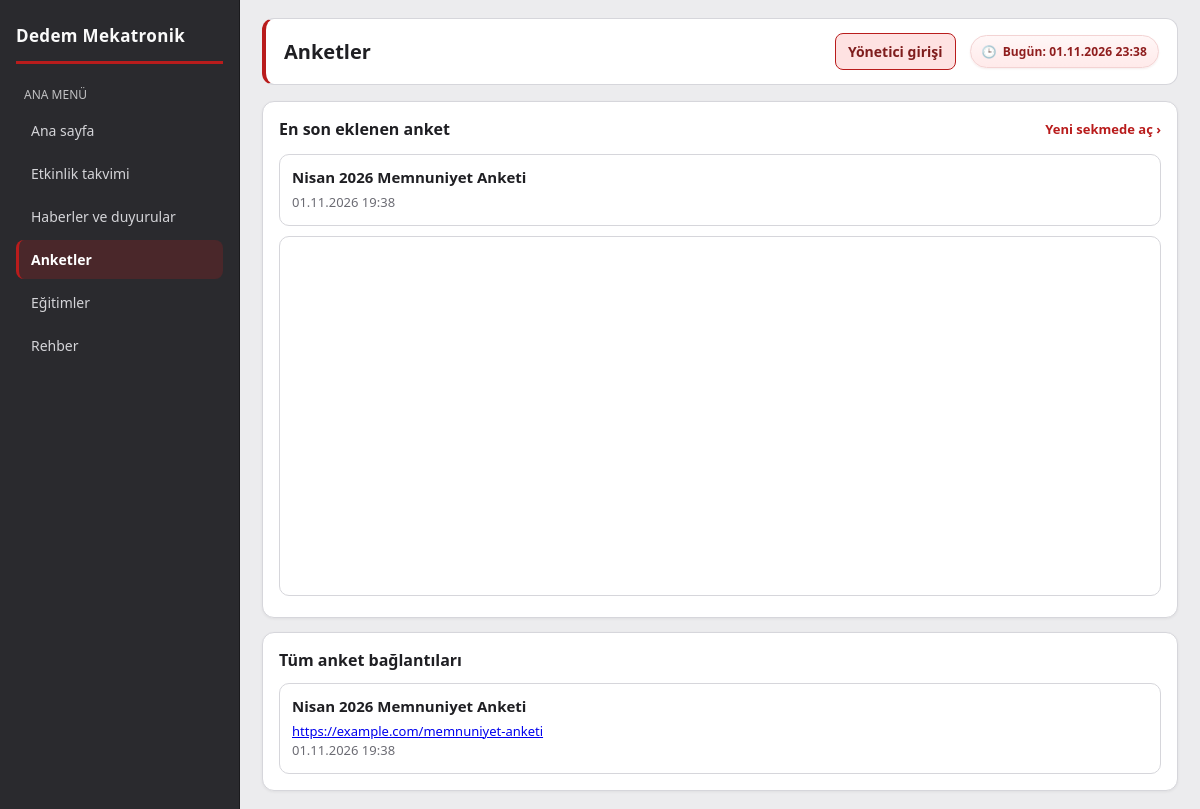
Page /surveys.php on the committed database.
### tables this page shows
CREATE TABLE IF NOT EXISTS survey_links (
    id INT AUTO_INCREMENT PRIMARY KEY,
    title VARCHAR(180) NOT NULL,
    survey_url TEXT NOT NULL,
    created_at DATETIME NOT NULL DEFAULT CURRENT_TIMESTAMP
);

### includes/repository.php (called while the page is built, shortened)
<?php
function ensureEngagementTables(PDO $pdo): void
{
    static $isReady = false;
    if ($isReady) {
        return;
    }
    $isReady = true;
}
function portalIframeSrcUrl(string $url): string
{
    $u = trim($url);
    $parts = parse_url($u);
    return $u;
}
function getLatestSurveyLink(PDO $pdo): array
{
    $stmt = $pdo->query('
        SELECT id, title, survey_url, created_at
        FROM survey_links
        ORDER BY id DESC
        LIMIT 1
    ');
    $row = $stmt->fetch();
    return $row ?: [];
}
function getSurveyLinksAdmin(PDO $pdo, int $limit = 20): array
{
    $stmt = $pdo->prepare('
        SELECT id, title, survey_url, created_at
        FROM survey_links
        ORDER BY created_at DESC, id DESC
        LIMIT :limit
    ');
    $stmt->bindValue(':limit', $limit, PDO::PARAM_INT);
    $stmt->execute();
    return $stmt->fetchAll();
}

### includes/bootstrap.php (called while the page is built, shortened)
<?php
$dbConfig = require __DIR__ . '/../config/database.php';
$dsn = sprintf(
    'mysql:host=%s;port=%d;dbname=%s;charset=%s',
    $dbConfig['host'],
    $dbConfig['port'],
    $dbConfig['dbname'],
    $dbConfig['charset']
);
try {
    $pdo = new PDO($dsn, $dbConfig['username'], $dbConfig['password'], [
        PDO::ATTR_ERRMODE => PDO::ERRMODE_EXCEPTION,
        PDO::ATTR_DEFAULT_FETCH_MODE => PDO::FETCH_ASSOC,
    ]);
    $pdo->exec('SET NAMES utf8mb4 COLLATE utf8mb4_unicode_ci');
    try {
        require_once __DIR__ . '/repository.php';
    } catch (Throwable $e) {
    }
} catch (PDOException $exception) {
    http_response_code(500);
    echo 'Veritabanı bağlantısı kurulamadı. Lütfen config/database.php ayarlarını kontrol edin.';
    exit;
}
function e(string $value): string
{
    return htmlspecialchars($value, ENT_QUOTES, 'UTF-8');
}

### surveys.php (the view, shortened to what this page needs)
<?php
require_once __DIR__ . '/includes/bootstrap.php';
require_once __DIR__ . '/includes/layout.php';
require_once __DIR__ . '/includes/repository.php';
$latestSurvey = getLatestSurveyLink($pdo);
$surveys = getSurveyLinksAdmin($pdo, 50);
renderLayout('Anketler', 'surveys', function () use ($latestSurvey, $surveys, $isAdmin, $message, $editSurvey): void {
    ?>
    <section class="grid">
        <article class="card span-12 panel-poll">
            <div class="panel-birthdays-head">
                <h2>En son eklenen anket</h2>
                <?php if (!empty($latestSurvey)): ?>
                    <a class="card-head-link" href="<?= e((string)$latestSurvey['survey_url']) ?>" target="_blank" rel="noopener noreferrer">Yeni sekmede aç ›</a>
                <?php endif; ?>
            </div>
            <?php if (empty($latestSurvey)): ?>
                <p class="item-sub">Mevcut anket bulunamamıştır.</p>
            <?php else: ?>
                <div class="item">
                    <p class="item-title"><?= e((string)$latestSurvey['title']) ?></p>
                    <p class="item-sub"><?= e(date('d.m.Y H:i', strtotime((string)$latestSurvey['created_at']))) ?></p>
                </div>
                <iframe
                    class="survey-frame"
                    src="<?= e(portalIframeSrcUrl((string)$latestSurvey['survey_url'])) ?>"
                    title="<?= e((string)$latestSurvey['title']) ?>"
                    loading="lazy"
                ></iframe>
            <?php endif; ?>
        </article>
        <article class="card span-12">
            <h2>Tüm anket bağlantıları</h2>
            <?php foreach ($surveys as $survey): ?>
                <div class="item admin-news-row">
                    <div class="admin-news-main">
                        <p class="item-title"><?= e((string)$survey['title']) ?></p>
                        <p class="item-sub">
                            <a href="<?= e((string)$survey['survey_url']) ?>" target="_blank" rel="noopener noreferrer"><?= e((string)$survey['survey_url']) ?></a>
                        </p>
                        <p class="item-sub"><?= e(date('d.m.Y H:i', strtotime((string)$survey['created_at']))) ?></p>
                    </div>
                </div>
            <?php endforeach; ?>
        </article>
    </section>
    <?php
});

### assets/css/main.css (style rules this page uses)
:root { --bg: #ececee; --surface: #ffffff; --primary: #b91c1c; --primary-dark: #7f1d1d; --primary-soft: #fee2e2; --text: #1f1f23; --muted: #6b6b73; --danger-soft: #fef2f2; --danger: #b91c1c; --border: #d6d6db; --sidebar-bg: #2a2a2e; --sidebar-hover: rgba(185, 28, 28, 0.22); --shadow-sm: 0 1px 3px rgba(0, 0, 0, 0.06); --shadow-md: 0 10px 28px rgba(0, 0, 0, 0.1); }
* { box-sizing: border-box; }
body { margin: 0; font-family: "Segoe UI", Tahoma, Arial, sans-serif; background: var(--bg); color: var(--text); }
.grid { display: grid; grid-template-columns: repeat(12, 1fr); gap: 14px; }
.card { background: var(--surface); border: 1px solid var(--border); border-radius: 12px; padding: 16px; box-shadow: var(--shadow-sm); }
.card h2 { margin: 0 0 12px; font-size: 16px; }
.card-head-link { font-size: 13px; font-weight: 600; color: var(--primary); text-decoration: none; white-space: nowrap; }
.span-12 { grid-column: span 12; }
.item { border: 1px solid var(--border); border-radius: 10px; padding: 12px; margin-bottom: 10px; }
.item:last-child { margin-bottom: 0; }
.item-title { font-size: 15px; font-weight: 600; margin: 0 0 6px; }
.item-sub { font-size: 13px; color: var(--muted); margin: 0; line-height: 1.5; }
.admin-news-row { display: flex; align-items: flex-start; justify-content: space-between; gap: 12px; }
.admin-news-main { flex: 1; min-width: 0; }
.panel-birthdays-head, .panel-menu-head { display: flex; align-items: center; justify-content: space-between; gap: 10px; margin-bottom: 14px; }
.panel-birthdays-head h2, .panel-menu-head h2 { margin: 0; font-size: 16px; font-weight: 700; }
.survey-frame { width: 100%; height: 360px; border: 1px solid var(--border); border-radius: 10px; background: #fff; }

### rows in the picture
survey_links: title "Nisan 2026 Memnuniyet Anketi", created_at "01.11.2026 19:38", survey_url "https://example.com/memnuniyet-anketi"

### other values in the picture
$app['app_name'] "Dedem Mekatronik"
$menu['label'] "Ana sayfa"
$menu['label'] "Etkinlik takvimi"
$menu['label'] "Haberler ve duyurular"
$menu['label'] "Anketler"
$menu['label'] "Eğitimler"
$menu['label'] "Rehber"
$title "Anketler"
